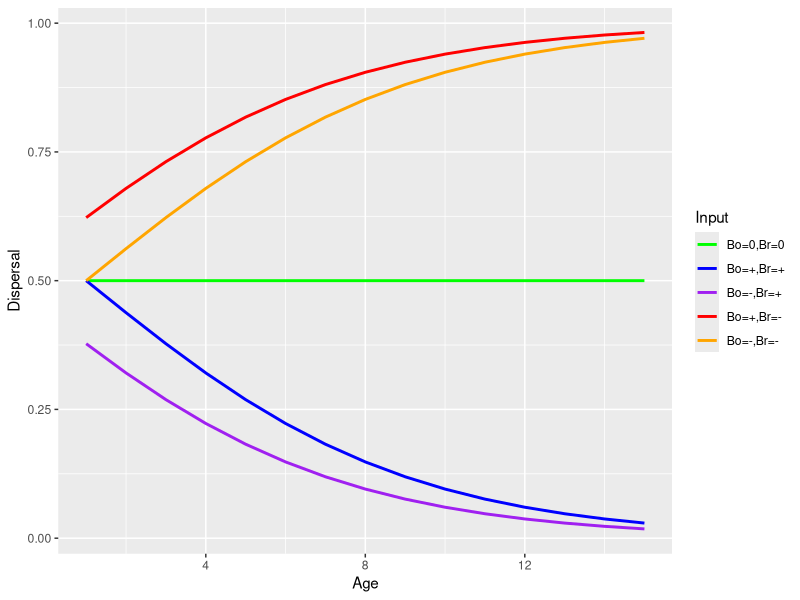
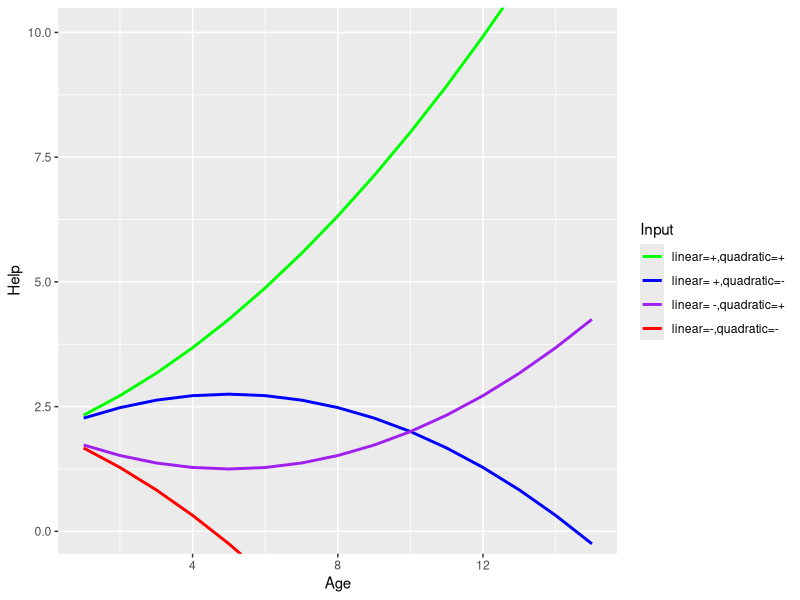
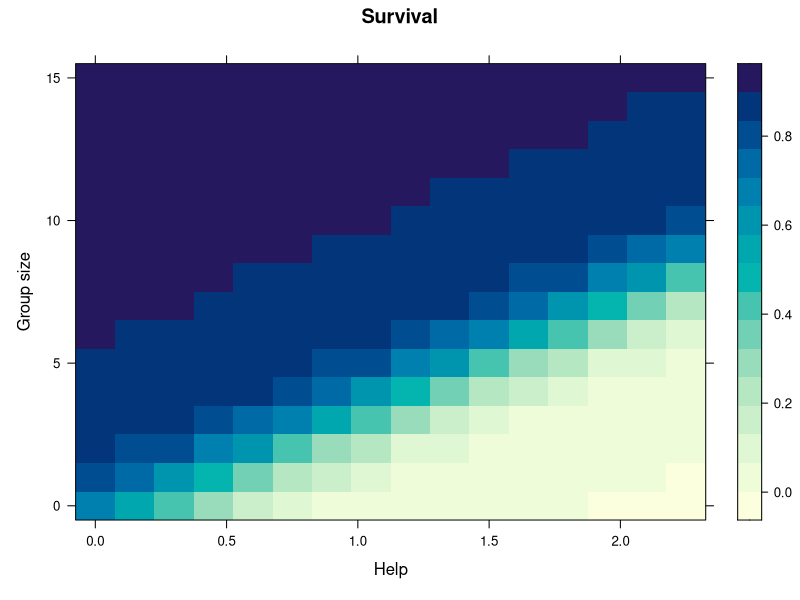
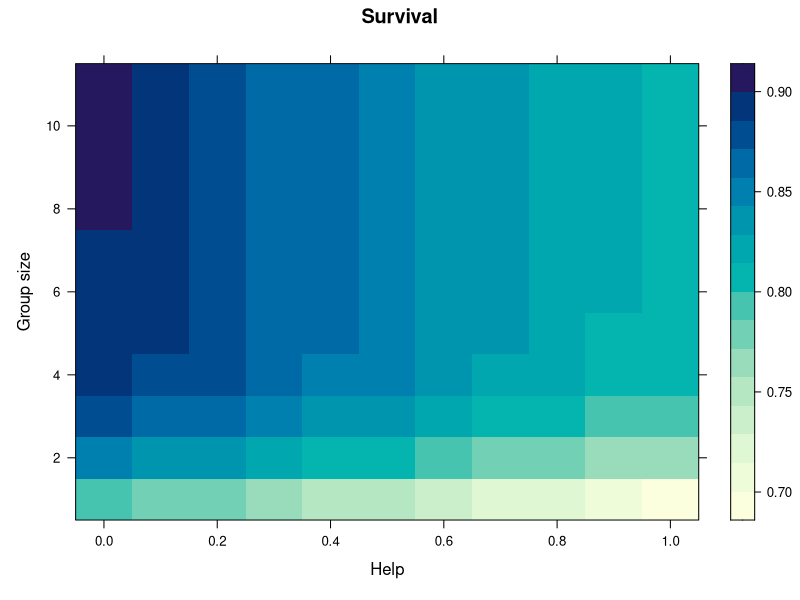
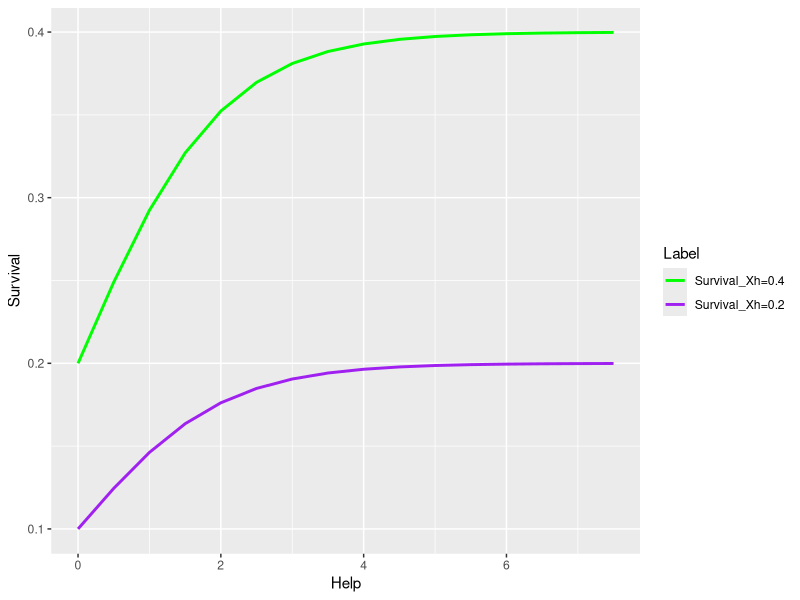
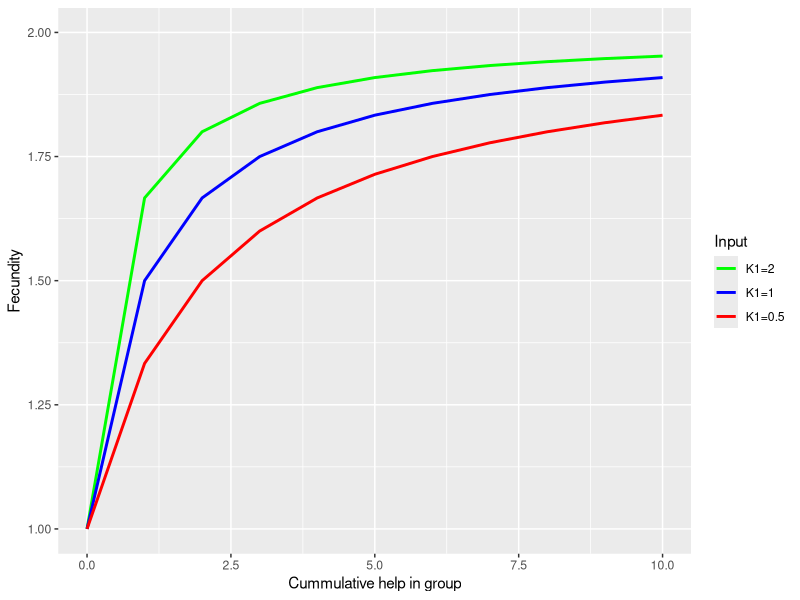

R code for these plots, in order:
rm(list=ls())

#DISPERSAL

library(ggplot2)
library(reshape2)

age<-seq(from=1,by=1, length=15)

dispersal_Formula<-function(beta, betaAge){
  dispersal<-1 / (1 + exp(betaAge*age - beta))
  return(dispersal)}


DF.dispersal<-data.frame(age, dispersal_Formula(0,0), dispersal_Formula(0.25,0.25), dispersal_Formula(-0.25,0.25),dispersal_Formula(0.25,-0.25), dispersal_Formula(-0.25,-0.25))
names(DF.dispersal) <- c("Age","Bo=0,Br=0", "Bo=+,Br=+", "Bo=-,Br=+", "Bo=+,Br=-", "Bo=-,Br=-")
mdf <- melt(DF.dispersal, id="Age")
names(mdf)<-c("Age", "Input", "Dispersal.values")

ggplot(mdf, aes(x=Age, y=Dispersal.values,col=Input)) +
  geom_line(size=1)+
  xlab("Age")+ ylab("Dispersal")+
  scale_color_manual(values = c("green","blue", "purple", "red", "orange"))
  


#HELP

library(ggplot2)
library(reshape2)

age<-seq(from=1,by=1, length=15)

help_Formula<-function(alpha, alphaAge, alphaAge2){
  help<-alpha + alphaAge*age + alphaAge2*age*age
  return(help)}


DF.help<-data.frame(age, help_Formula(2,0.3,0.03), help_Formula(2,0.3,-0.03), help_Formula(2,-0.3,0.03),help_Formula(2,-0.3,-0.03))
names(DF.help) <- c("Age","linear=+,quadratic=+", "linear= +,quadratic=-", "linear= -,quadratic=+", "linear=-,quadratic=-")
mdf <- melt(DF.help, id="Age")
names(mdf)<-c("Age", "Input", "Help.values")

ggplot(mdf, aes(x=Age, y=Help.values,col=Input)) +
  geom_line(size=1)+
  xlab("Age")+ ylab("Help")+
  scale_color_manual(values = c("green","blue", "purple", "red"))+
  coord_cartesian(ylim = c(0.049, 10))



#SURVIVAL

##Interaction between help and group size

library("lattice")

m<-0.1
Xsh<-4
Xsn<-1

survival<-function(parameters,x,y){
  survival_Formula<-(1-parameters[1])/(1 + exp(parameters[2]*x - parameters[3]*(y+1)))
  return(survival_Formula)
}

rangx<-seq(from=0,by=0.15, length=16)
rangy<-c(0:15)
param<-c(m,Xsh,Xsn)
gridxy<-expand.grid(rangx,rangy)
names(gridxy)<-c('x',"y")

gridxy$help<-survival(param,gridxy$x,gridxy$y)

levelplot(help~x*y,data=gridxy, xlab="Help", ylab="Group size", main="Survival")


##Alternative survival
X0<-0.7
Xsh<-0.4
Xsn<-0.4

survival<-function(parameters,x,y){
  survival_Formula<- parameters[1] - parameters[2] /(1 + exp(-x)) + parameters[3] / (1 + exp(-y))
  return(survival_Formula)
}

rangx<-seq(from=0,by=0.1, length=11)
rangy<-c(1:11)
param<-c(X0,Xsh,Xsn)
gridxy<-expand.grid(rangx,rangy)
names(gridxy)<-c('x',"y")

gridxy$help<-survival(param,gridxy$x,gridxy$y)

levelplot(help~x*y,data=gridxy, xlab="Help", ylab="Group size", main="Survival")



#Value of help from which no effect on survival

help=seq(from=0,by=0.5, length=16)

survivalHelp<-function(Xh,help){
  survival_Formula<-(Xh/(1 + exp(-help)))
}

DF.help<-data.frame(help, survivalHelp(0.4,help), survivalHelp(0.2,help))
names(DF.help) <- c("Help","Survival_Xh=0.4", "Survival_Xh=0.2")
mdf <- melt(DF.help, id="Help")
names(mdf)<-c("Help", "Label", "Survival")

ggplot(mdf, aes(x=Help, y=Survival,col=Label)) +
  geom_line(size=1)+
  scale_color_manual(values = c("green","purple"))




#FECUNDITY

library(ggplot2)
library(reshape2)

K0<-1
cumhelp<-c(0:10)

fecundity_Formula <- function(K0,K1) {
  fecundity <- (K0 + cumhelp*K1 / (1 + cumhelp*K1))
  return(fecundity)
}

DF.fecundity<-data.frame(cumhelp, fecundity_Formula(K0,2), fecundity_Formula(K0,1), fecundity_Formula(K0,0.5))
names(DF.fecundity) <- c("Cumulative_help","K1=2","K1=1", "K1=0.5")
mdf <- melt(DF.fecundity, id="Cumulative_help")
names(mdf)<-c("Cumulative_help", "Input", "Fecundity.values")

ggplot(mdf, aes(x=Cumulative_help, y=Fecundity.values,col=Input)) +
  geom_line(size=1)+
  xlab("Cummulative help in group")+ ylab("Fecundity")+
  scale_color_manual(values = c("green","blue", "red", "orange"))+
  coord_cartesian(ylim = c(1, 2))





